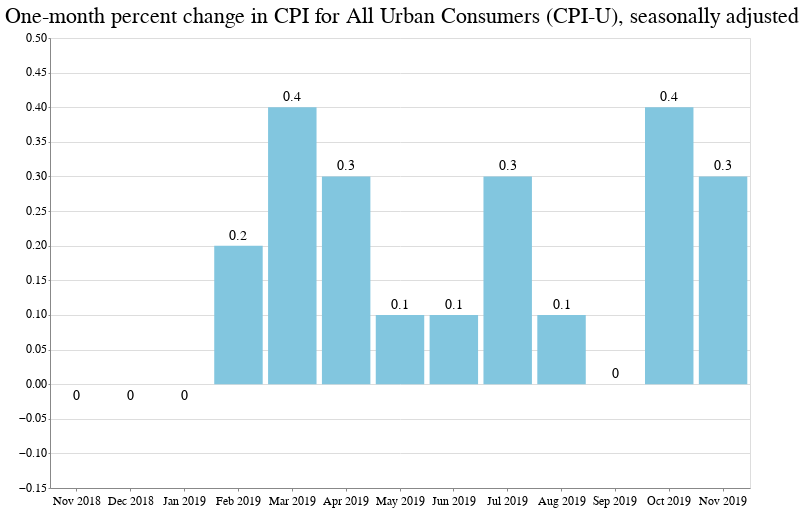

Notebook code for this chart:
### Code cell
base = alt.Chart(
    adjusted_cpiu_last13, 
    title="One-month percent change in CPI for All Urban Consumers (CPI-U), seasonally adjusted"
).properties(width=700)

bars = base.mark_bar().encode(
    x=alt.X(
        "date:O",
        timeUnit="utcyearmonth",
        axis=alt.Axis(title=None, labelAngle=0),
    ),
    y=alt.Y(
        "pct_change_rounded:Q",
        axis=alt.Axis(title=None),
        scale=alt.Scale(domain=[
            adjusted_cpiu_last13['pct_change'].min()-0.1,
            adjusted_cpiu_last13['pct_change'].max()+0.05
        ])
    )
)

text = base.encode(
    x=alt.X("date:O", timeUnit="utcyearmonth"),
    y="pct_change_rounded:Q",
    text='pct_change_rounded'
)

textAbove = text.transform_filter(alt.datum.pct_change > 0).mark_text(
    align='center',
    baseline='middle',
    fontSize=14,
    dy=-10
)

textBelow = text.transform_filter(alt.datum.pct_change < 0).mark_text(
    align='center',
    baseline='middle',
    fontSize=14,
    dy=12
)

bars + textAbove + textBelow

### Figure 1 — Vega-Lite specification as saved in the notebook (floating-point values rounded to 4 significant figures)
{"config": {"view": {"width": 800, "height": 450}, "background": "#ffffff", "title": {"anchor": "start", "font": "Benton Gothic Bold, sans", "fontColor": "#000000", "fontSize": 22, "fontWeight": "normal"}, "arc": {"fill": "#82c6df"}, "area": {"fill": "#82c6df"}, "line": {"stroke": "#82c6df", "strokeWidth": 3}, "path": {"stroke": "#82c6df"}, "rect": {"fill": "#82c6df"}, "shape": {"stroke": "#82c6df"}, "bar": {"fill": "#82c6df"}, "point": {"stroke": "#82c6df"}, "symbol": {"fill": "#82c6df", "size": 30}, "axis": {"titleFont": "Benton Gothic Bold, sans", "titleFontSize": 13, "titleFontWeight": "normal", "labelFont": "Benton Gothic, sans", "labelFontSize": 11.5, "labelFontWeight": "normal"}, "axisX": {"labelAngle": 0, "labelPadding": 4, "tickSize": 3}, "axisY": {"labelBaseline": "middle", "maxExtent": 45, "minExtent": 45, "tickSize": 2, "titleAlign": "left", "titleAngle": 0, "titleX": -45, "titleY": -11}, "legend": {"titleFont": "Benton Gothic Bold, sans", "titleFontSize": 13, "titleFontWeight": "normal", "symbolType": "square", "labelFont": "Benton Gothic, sans", "labelFontSize": 11.5}, "range": {"category": ["#3580b1", "#ec8431", "#ab7fb4", "#c89d29", "#adc839", "#829eb1"], "diverging": ["#e68a4f", "#f4bb6a", "#f9e39c", "#dadfe2", "#a6b7c6", "#849eae"], "heatmap": ["#fbf2c7", "#f9e39c", "#f8d36e", "#f4bb6a", "#e68a4f", "#d15a40", "#ab4232"], "ordinal": ["#fbf2c7", "#f9e39c", "#f8d36e", "#f4bb6a", "#e68a4f", "#d15a40", "#ab4232"], "ramp": ["#fbf2c7", "#f9e39c", "#f8d36e", "#f4bb6a", "#e68a4f", "#d15a40", "#ab4232"]}}, "layer": [{"mark": "bar", "encoding": {"x": {"type": "ordinal", "axis": {"labelAngle": 0, "title": null}, "field": "date", "timeUnit": "utcyearmonth"}, "y": {"type": "quantitative", "axis": {"title": null}, "field": "pct_change_rounded", "scale": {"domain": [-0.1198, 0.4589]}}}, "title": "One-month percent change in CPI for All Urban Consumers (CPI-U), seasonally adjusted", "width": 700}, {"mark": {"type": "text", "align": "center", "baseline": "middle", "dy": -10, "fontSize": 14}, "encoding": {"text": {"type": "quantitative", "field": "pct_change_rounded"}, "x": {"type": "ordinal", "field": "date", "timeUnit": "utcyearmonth"}, "y": {"type": "quantitative", "field": "pct_change_rounded"}}, "title": "One-month percent change in CPI for All Urban Consumers (CPI-U), seasonally adjusted", "transform": [{"filter": "(datum.pct_change > 0)"}], "width": 700}, {"mark": {"type": "text", "align": "center", "baseline": "middle", "dy": 12, "fontSize": 14}, "encoding": {"text": {"type": "quantitative", "field": "pct_change_rounded"}, "x": {"type": "ordinal", "field": "date", "timeUnit": "utcyearmonth"}, "y": {"type": "quantitative", "field": "pct_change_rounded"}}, "title": "One-month percent change in CPI for All Urban Consumers (CPI-U), seasonally adjusted", "transform": [{"filter": "(datum.pct_change < 0)"}], "width": 700}], "data": {"name": "data-d05749804ecc6ea30c0d74a36844a4da"}, "$schema": "https://vega.github.io/schema/vega-lite/v4.0.0.json", "datasets": {"data-d05749804ecc6ea30c0d74a36844a4da": [{"year": 2018, "date": "2018-10-01", "value": 252.8, "series_id": "CUSR0000SA0", "series_title": "All items in U.S. city average, all urban consumers, seasonally adjusted", "series_survey": "All urban consumers", "series_seasonally_adjusted": true, "series_periodicity_id": "R", "series_periodicity_code": "R", "series_periodicity_name": "Monthly", "series_area_id": "0000", "series_area_code": "0000", "series_area_name": "U.S. city average", "series_items_id": "SA0", "series_items_code": "SA0", "series_items_name": "All items", "period_id": "M10", "period_code": "M10", "period_abbreviation": "OCT", "period_name": "October", "period_month": 10, "period_type": "monthly", "pct_change": null, "pct_change_rounded": null}, {"year": 2018, "date": "2018-11-01", "value": 252.8, "series_id": "CUSR0000SA0", "series_title": "All items in U.S. city average, all urban consumers, seasonally adjusted", "series_survey": "All urban consumers", "series_seasonally_adjusted": true, "series_periodicity_id": "R", "series_periodicity_code": "R", "series_periodicity_name": "Monthly", "series_area_id": "0000", "series_area_code": "0000", "series_area_name": "U.S. city average", "series_items_id": "SA0", "series_items_code": "SA0", "series_items_name": "All items", "period_id": "M11", "period_code": "M11", "period_abbreviation": "NOV", "period_name": "November", "period_month": 11, "period_type": "monthly", "pct_change": -0.01345, "pct_change_rounded": -0.0}, {"year": 2018, "date": "2018-12-01", "value": 252.7, "series_id": "CUSR0000SA0", "series_title": "All items in U.S. city average, all urban consumers, seasonally adjusted", "series_survey": "All urban consumers", "series_seasonally_adjusted": true, "series_periodicity_id": "R", "series_periodicity_code": "R", "series_periodicity_name": "Monthly", "series_area_id": "0000", "series_area_code": "0000", "series_area_name": "U.S. city average", "series_items_id": "SA0", "series_items_code": "SA0", "series_items_name": "All items", "period_id": "M12", "period_code": "M12", "period_abbreviation": "DEC", "period_name": "December", "period_month": 12, "period_type": "monthly", "pct_change": -0.01464, "pct_change_rounded": -0.0}, {"year": 2019, "date": "2019-01-01", "value": 252.7, "series_id": "CUSR0000SA0", "series_title": "All items in U.S. city average, all urban consumers, seasonally adjusted", "series_survey": "All urban consumers", "series_seasonally_adjusted": true, "series_periodicity_id": "R", "series_periodicity_code": "R", "series_periodicity_name": "Monthly", "series_area_id": "0000", "series_area_code": "0000", "series_area_name": "U.S. city average", "series_items_id": "SA0", "series_items_code": "SA0", "series_items_name": "All items", "period_id": "M01", "period_code": "M01", "period_abbreviation": "JAN", "period_name": "January", "period_month": 1, "period_type": "monthly", "pct_change": -0.01978, "pct_change_rounded": -0.0}, {"year": 2019, "date": "2019-02-01", "value": 253.1, "series_id": "CUSR0000SA0", "series_title": "All items in U.S. city average, all urban consumers, seasonally adjusted", "series_survey": "All urban consumers", "series_seasonally_adjusted": true, "series_periodicity_id": "R", "series_periodicity_code": "R", "series_periodicity_name": "Monthly", "series_area_id": "0000", "series_area_code": "0000", "series_area_name": "U.S. city average", "series_items_id": "SA0", "series_items_code": "SA0", "series_items_name": "All items", "period_id": "M02", "period_code": "M02", "period_abbreviation": "FEB", "period_name": "February", "period_month": 2, "period_type": "monthly", "pct_change": 0.1741, "pct_change_rounded": 0.2}, {"year": 2019, "date": "2019-03-01", "value": 254.1, "series_id": "CUSR0000SA0", "series_title": "All items in U.S. city average, all urban consumers, seasonally adjusted", "series_survey": "All urban consumers", "series_seasonally_adjusted": true, "series_periodicity_id": "R", "series_periodicity_code": "R", "series_periodicity_name": "Monthly", "series_area_id": "0000", "series_area_code": "0000", "series_area_name": "U.S. city average", "series_items_id": "SA0", "series_items_code": "SA0", "series_items_name": "All items", "period_id": "M03", "period_code": "M03", "period_abbreviation": "MAR", "period_name": "March", "period_month": 3, "period_type": "monthly", "pct_change": 0.4089, "pct_change_rounded": 0.4}, {"year": 2019, "date": "2019-04-01", "value": 255.0, "series_id": "CUSR0000SA0", "series_title": "All items in U.S. city average, all urban consumers, seasonally adjusted", "series_survey": "All urban consumers", "series_seasonally_adjusted": true, "series_periodicity_id": "R", "series_periodicity_code": "R", "series_periodicity_name": "Monthly", "series_area_id": "0000", "series_area_code": "0000", "series_area_name": "U.S. city average", "series_items_id": "SA0", "series_items_code": "SA0", "series_items_name": "All items", "period_id": "M04", "period_code": "M04", "period_abbreviation": "APR", "period_name": "April", "period_month": 4, "period_type": "monthly", "pct_change": 0.3187, "pct_change_rounded": 0.3}, {"year": 2019, "date": "2019-05-01", "value": 255.2, "series_id": "CUSR0000SA0", "series_title": "All items in U.S. city average, all urban consumers, seasonally adjusted", "series_survey": "All urban consumers", "series_seasonally_adjusted": true, "series_periodicity_id": "R", "series_periodicity_code": "R", "series_periodicity_name": "Monthly", "series_area_id": "0000", "series_area_code": "0000", "series_area_name": "U.S. city average", "series_items_id": "SA0", "series_items_code": "SA0", "series_items_name": "All items", "period_id": "M05", "period_code": "M05", "period_abbreviation": "MAY", "period_name": "May", "period_month": 5, "period_type": "monthly", "pct_change": 0.07727, "pct_change_rounded": 0.1}, {"year": 2019, "date": "2019-06-01", "value": 255.3, "series_id": "CUSR0000SA0", "series_title": "All items in U.S. city average, all urban consumers, seasonally adjusted", "series_survey": "All urban consumers", "series_seasonally_adjusted": true, "series_periodicity_id": "R", "series_periodicity_code": "R", "series_periodicity_name": "Monthly", "series_area_id": "0000", "series_area_code": "0000", "series_area_name": "U.S. city average", "series_items_id": "SA0", "series_items_code": "SA0", "series_items_name": "All items", "period_id": "M06", "period_code": "M06", "period_abbreviation": "JUN", "period_name": "June", "period_month": 6, "period_type": "monthly", "pct_change": 0.05879, "pct_change_rounded": 0.1}, {"year": 2019, "date": "2019-07-01", "value": 256.2, "series_id": "CUSR0000SA0", "series_title": "All items in U.S. city average, all urban consumers, seasonally adjusted", "series_survey": "All urban consumers", "series_seasonally_adjusted": true, "series_periodicity_id": "R", "series_periodicity_code": "R", "series_periodicity_name": "Monthly", "series_area_id": "0000", "series_area_code": "0000", "series_area_name": "U.S. city average", "series_items_id": "SA0", "series_items_code": "SA0", "series_items_name": "All items", "period_id": "M07", "period_code": "M07", "period_abbreviation": "JUL", "period_name": "July", "period_month": 7, "period_type": "monthly", "pct_change": 0.3353, "pct_change_rounded": 0.3}, {"year": 2019, "date": "2019-08-01", "value": 256.3, "series_id": "CUSR0000SA0", "series_title": "All items in U.S. city average, all urban consumers, seasonally adjusted", "series_survey": "All urban consumers", "series_seasonally_adjusted": true, "series_periodicity_id": "R", "series_periodicity_code": "R", "series_periodicity_name": "Monthly", "series_area_id": "0000", "series_area_code": "0000", "series_area_name": "U.S. city average", "series_items_id": "SA0", "series_items_code": "SA0", "series_items_name": "All items", "period_id": "M08", "period_code": "M08", "period_abbreviation": "AUG", "period_name": "August", "period_month": 8, "period_type": "monthly", "pct_change": 0.05426, "pct_change_rounded": 0.1}, {"year": 2019, "date": "2019-09-01", "value": 256.4, "series_id": "CUSR0000SA0", "series_title": "All items in U.S. city average, all urban consumers, seasonally adjusted", "series_survey": "All urban consumers", "series_seasonally_adjusted": true, "series_periodicity_id": "R", "series_periodicity_code": "R", "series_periodicity_name": "Monthly", "series_area_id": "0000", "series_area_code": "0000", "series_area_name": "U.S. city average", "series_items_id": "SA0", "series_items_code": "SA0", "series_items_name": "All items", "period_id": "M09", "period_code": "M09", "period_abbreviation": "SEP", "period_name": "September", "period_month": 9, "period_type": "monthly", "pct_change": 0.02263, "pct_change_rounded": 0.0}, {"year": 2019, "date": "2019-10-01", "value": 257.3, "series_id": "CUSR0000SA0", "series_title": "All items in U.S. city average, all urban consumers, seasonally adjusted", "series_survey": "All urban consumers", "series_seasonally_adjusted": true, "series_periodicity_id": "R", "series_periodicity_code": "R", "series_periodicity_name": "Monthly", "series_area_id": "0000", "series_area_code": "0000", "series_area_name": "U.S. city average", "series_items_id": "SA0", "series_items_code": "SA0", "series_items_name": "All items", "period_id": "M10", "period_code": "M10", "period_abbreviation": "OCT", "period_name": "October", "period_month": 10, "period_type": "monthly", "pct_change": 0.3561, "pct_change_rounded": 0.4}, {"year": 2019, "date": "2019-11-01", "value": 257.9, "series_id": "CUSR0000SA0", "series_title": "All items in U.S. city average, all urban consumers, seasonally adjusted", "series_survey": "All urban consumers", "series_seasonally_adjusted": true, "series_periodicity_id": "R", "series_periodicity_code": "R", "series_periodicity_name": "Monthly", "series_area_id": "0000", "series_area_code": "0000", "series_area_name": "U.S. city average", "series_items_id": "SA0", "series_items_code": "SA0", "series_items_name": "All items", "period_id": "M11", "period_code": "M11", "period_abbreviation": "NOV", "period_name": "November", "period_month": 11, "period_type": "monthly", "pct_change": 0.2585, "pct_change_rounded": 0.3}]}}
